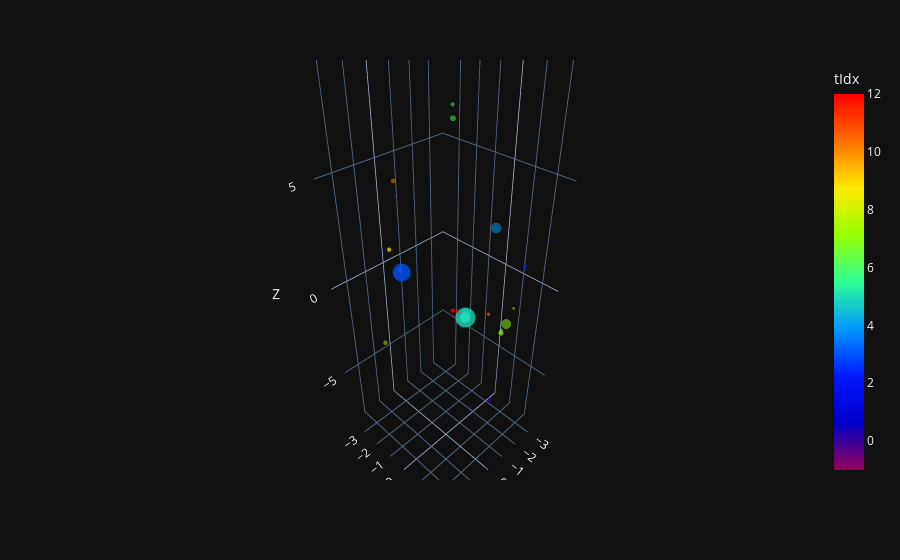

Notebook code cell kept with this figure:
### Code cell
from sklearn.cluster import DBSCAN

#clusterer = hdbscan.HDBSCAN(metric='precomputed', min_cluster_size=4, min_samples=2, cluster_selection_epsilon=0.05)
clusterer = DBSCAN(eps=1.0, min_samples=4)

t0 = time()
cluster_labels = clusterer.fit_predict(norm_coords, sample_weight=pt)
t1 = time()
print(t1 - t0)
plot_coordinates(result["pred"][filt, 1:4], result["pt"][filt], torch.tensor(cluster_labels)).show()

### Figure 1 — Plotly figure (JSON) as saved in the notebook; plotly's stock layout.template omitted (floating-point values rounded to 4 significant figures)
{"data": [{"hovertemplate": "X=%{x}<br>Y=%{y}<br>Z=%{z}<br>pt=%{marker.size}<br>tIdx=%{marker.color}<extra></extra>", "legendgroup": "", "marker": {"color": [0.0, 0.0, 1.0, 0.0, -1.0, -1.0, 2.0, -1.0, -1.0, 1.0, 0.0, 1.0, 1.0, -1.0, -1.0, 3.0, 4.0, 5.0, 6.0, 7.0, 5.0, 3.0, 8.0, 6.0, 5.0, 5.0, 5.0, 5.0, 5.0, 5.0, 7.0, 5.0, 7.0, 2.0, 9.0, 2.0, 7.0, 9.0, 10.0, 7.0, 3.0, 11.0, 11.0, 12.0, 3.0, 12.0, 12.0], "coloraxis": "coloraxis", "opacity": 0.5, "size": [5.216, 2.878, 4.782, 5.202, 1.128, 1.479, 1.038, 1.226, 3.064, 1.278, 4.96, 4.509, 4.271, 0.5232, 0.7054, 136.4, 47.97, 184.1, 15.43, 42.84, 161.5, 136.9, 8.651, 7.852, 18.59, 54.32, 49.08, 16.84, 36.66, 20.38, 11.09, 22.27, 10.07, 7.548, 8.028, 3.546, 3.954, 7.918, 9.641, 2.297, 7.038, 4.748, 4.648, 8.498, 12.31, 6.462, 5.194], "sizemode": "area", "sizeref": 0.4603, "symbol": "circle", "line": {"width": 0}}, "mode": "markers", "name": "", "scene": "scene", "showlegend": false, "x": [-0.4871, 0.158, -0.09518, -0.4872, -0.06181, -3.316, -3.598, 0.0273, -0.7528, -0.1336, -0.4624, -0.09438, -0.0912, 1.355, -2.867, 2.533, -0.3033, -2.43, 0.03933, -1.672, -2.43, 2.546, 2.117, 0.1099, -2.407, -2.435, -2.435, -2.408, -2.422, -2.42, -1.511, -2.37, -1.494, -3.245, 0.2549, -3.199, -2.192, 0.2464, -0.3034, -1.544, 2.594, -0.1978, -0.1984, 1.16, 2.597, 1.153, 0.9966], "y": [2.189, 1.648, -0.1808, 2.189, 0.6486, -0.03198, 1.581, 2.562, -3.798, -0.2046, 2.161, -0.1837, -0.1834, 1.864, 2.605, 0.3943, 2.054, -1.129, 0.3109, 1.844, -1.13, 0.3824, -1.469, 0.363, -1.137, -1.138, -1.138, -1.137, -1.138, -1.14, 1.743, -1.044, 1.75, 1.402, -3.154, 1.438, 1.779, -3.189, -3.297, 1.723, 0.3661, 2.055, 2.054, 1.481, 0.3711, 1.482, 1.549], "z": [-4.49, -4.855, 9.541, -4.49, -7.933, 4.214, 1.111, 5.374, 3.092, 10.01, -4.591, 9.611, 9.662, 4.607, 1.552, 2.941, 4.198, -2.969, 7.6, -1.065, -2.97, 2.972, -1.805, 8.059, -2.966, -2.977, -2.977, -2.966, -2.974, -2.973, -1.482, -2.533, -1.538, 0.8454, 1.187, 0.7501, -0.5689, 1.189, 4.134, -1.383, 3.112, 0.471, 0.4692, 1.109, 3.052, 1.108, 1.01], "type": "scatter3d"}], "layout": {"scene": {"domain": {"x": [0.0, 1.0], "y": [0.0, 1.0]}, "xaxis": {"title": {"text": "X"}}, "yaxis": {"title": {"text": "Y"}}, "zaxis": {"title": {"text": "Z"}}}, "coloraxis": {"colorbar": {"title": {"text": "tIdx"}}, "colorscale": [[0.0, "rgb(150,0,90)"], [0.125, "rgb(0,0,200)"], [0.25, "rgb(0,25,255)"], [0.375, "rgb(0,152,255)"], [0.5, "rgb(44,255,150)"], [0.625, "rgb(151,255,0)"], [0.75, "rgb(255,234,0)"], [0.875, "rgb(255,111,0)"], [1.0, "rgb(255,0,0)"]]}, "legend": {"tracegroupgap": 0, "itemsizing": "constant"}, "margin": {"t": 60}}}
